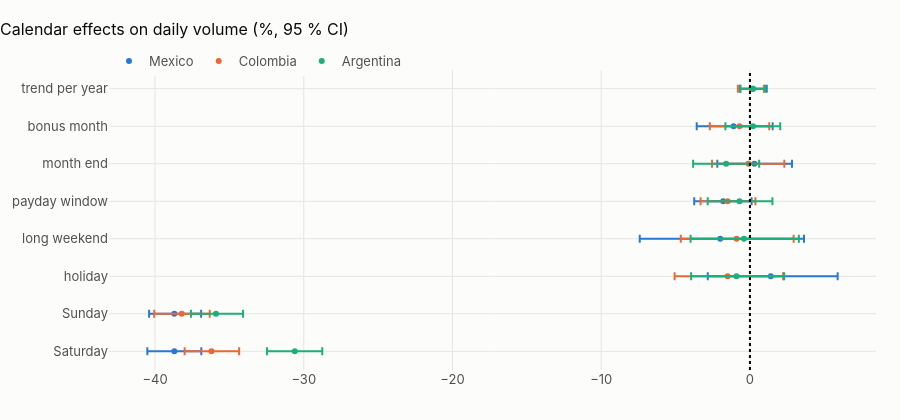

The cell this chart's notebook holds for it:
### Markdown cell above
## 3 · What the calendar explains in each country

### Code cell
cal = read("calendar_effects")
keep = {
    "C(iso_weekday)[T.6]": "Saturday",
    "C(iso_weekday)[T.7]": "Sunday",
    "is_holiday": "holiday",
    "is_long_weekend": "long weekend",
    "payday_window": "payday window",
    "is_month_end": "month end",
    "is_bonus_month": "bonus month",
    "t": "trend per year",
}
cal = cal[cal.term.isin(keep)].assign(
    effect=lambda d: d.term.map(keep), country=lambda d: d.country.map(NAME)
)
cal["lo"] = 100 * (np.exp(cal.ci_low) - 1)
cal["hi"] = 100 * (np.exp(cal.ci_high) - 1)
fig = go.Figure()
for c in cal.country.unique():
    d = cal[cal.country == c]
    fig.add_trace(
        go.Scatter(
            x=d["effect %"],
            y=d.effect,
            mode="markers",
            name=c,
            error_x=dict(
                type="data",
                symmetric=False,
                array=d.hi - d["effect %"],
                arrayminus=d["effect %"] - d.lo,
            ),
        )
    )
fig.add_vline(x=0, line_dash="dot")
fig.update_layout(
    title="Calendar effects on daily volume (%, 95 % CI)", height=420, yaxis_title=None
)
fig.show()
show(cal.pivot_table(index="effect", columns="country", values="effect %"), paging=False)

### Figure 1 — Plotly figure (JSON) as saved in the notebook; plotly's stock layout.template omitted (floating-point values rounded to 4 significant figures)
{"data": [{"error_x": {"array": [1.813, 1.8, 4.498, 5.634, 1.913, 2.527, 2.629, 0.9311], "arrayminus": [1.815, 1.697, 4.235, 5.409, 1.945, 2.493, 2.478, 0.8622], "symmetric": false, "type": "data"}, "mode": "markers", "name": "Mexico", "type": "scatter", "x": [-38.7, -38.7, 1.4, -2.0, -1.8, 0.3, -1.1, 0.2], "y": ["Saturday", "Sunday", "holiday", "long weekend", "payday window", "month end", "bonus month", "trend per year"]}, {"error_x": {"array": [1.857, 1.879, 3.734, 3.84, 1.869, 2.414, 1.999, 0.8404], "arrayminus": [1.806, 1.855, 3.566, 3.751, 1.82, 2.448, 1.995, 0.9096], "symmetric": false, "type": "data"}, "mode": "markers", "name": "Colombia", "type": "scatter", "x": [-36.2, -38.2, -1.5, -0.9, -1.5, -0.1, -0.7, 0.1], "y": ["Saturday", "Sunday", "holiday", "long weekend", "payday window", "month end", "bonus month", "trend per year"]}, {"error_x": {"array": [1.846, 1.821, 3.204, 3.689, 2.212, 2.222, 1.838, 0.8304], "arrayminus": [1.872, 1.685, 3.055, 3.589, 2.14, 2.22, 1.85, 0.8358], "symmetric": false, "type": "data"}, "mode": "markers", "name": "Argentina", "type": "scatter", "x": [-30.6, -35.9, -0.9, -0.4, -0.7, -1.6, 0.2, 0.2], "y": ["Saturday", "Sunday", "holiday", "long weekend", "payday window", "month end", "bonus month", "trend per year"]}], "layout": {"height": 420, "shapes": [{"line": {"dash": "dot"}, "type": "line", "x0": 0, "x1": 0, "xref": "x", "y0": 0, "y1": 1, "yref": "y domain"}], "title": {"text": "Calendar effects on daily volume (%, 95 % CI)"}, "yaxis": {"title": {}}}}
